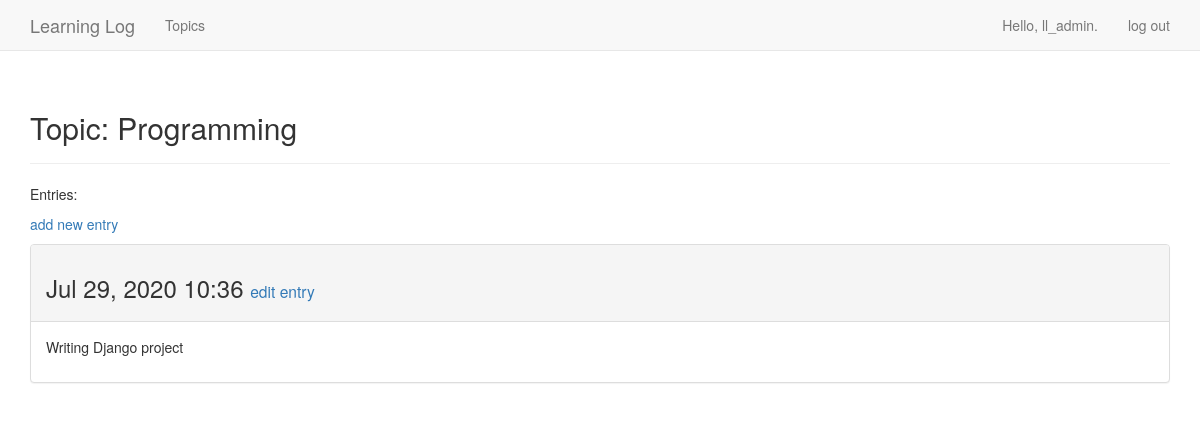
The page /topics/3/ (signed in) on the database its author committed.
### learning_logs/models.py (models this page shows, shortened)
class Topic(models.Model):
    text = models.CharField(max_length=200)
    date_added = models.DateTimeField(auto_now_add=True)
    owner = models.ForeignKey(User, on_delete=models.CASCADE)
    def __str__(self):
        return self.text

class Entry(models.Model):
    topic = models.ForeignKey(Topic, on_delete=models.CASCADE)
    text = models.TextField()
    date_added = models.DateTimeField(auto_now_add=True)
    class Meta:
        verbose_name_plural = 'entries'

### learning_logs/views.py (the view)
# urls.py: re_path(r'^topics/(?P<topic_id>\d+)/$', views.topic, name='topic'),
@login_required
def topic(request, topic_id):
    topic = Topic.objects.get(id=topic_id)
    check_topic_owner(topic, request)
    entries = topic.entry_set.order_by('-date_added')
    context = {'topic': topic, 'entries': entries}
    return render(request, 'learning_logs/topic.html', context)

### learning_logs/views.py (called while the page is built)
def check_topic_owner(topic, request):
    if topic.owner != request.user:
        raise Http404

### learning_logs/templates/learning_logs/topic.html (shortened to what this page needs)
<!DOCTYPE html>
<html lang="en">
<head>
</head>
<body>
{% extends 'learning_logs/base.html' %}
{% block header %}
    <h2>Topic: {{ topic }}</h2>
{% endblock header %}
{% block content %}
    <p>Entries: </p>
        <p>
            <a href="{% url 'new_entry' topic.id %}">add new entry</a>
        </p>
            {% for entry in entries %}
            <div class="panel panel-default">
                <div class="panel-heading">
                    <h3>
                        {{ entry.date_added|date:"M d, Y H:i" }}
                        <small>
                            <a href="{% url 'edit_entry' entry.id %}">edit entry</a>
                        </small>
                    </h3>
                </div>
                <div class="panel-body">
                    {{ entry.text|linebreaks }}
                </div>
            </div>
            {% empty %}
                There are no entries for this topic yet.
            {% endfor %}
{% endblock content %}

### learning_logs/templates/learning_logs/base.html (shortened to what this page needs)
{% load bootstrap3 %}
<!DOCTYPE html>
<html lang="en">
    <head>
        {% bootstrap_css %}
    </head>
        <body>
        <nav class="navbar navbar-default navbar-static-top">
            <div class="container">
                <div class="navbar-header">
                    <a class="navbar-brand" href="{% url 'index' %}">Learning Log</a>
                </div>
                <div id="navbar" class="navbar-collapse collapse">
                    <ul class="nav navbar-nav">
                        <li><a href="{% url 'topics' %}">Topics</a></li>
                    </ul>
                    <ul class="nav navbar-nav navbar-right">
                        {% if user.is_authenticated %}
                            <li><a>Hello, {{ user.username }}.</a></li>
                            <li><a href="{% url 'logout' %}">log out</a></li>
                        {% else %}
                            <li><a href="{% url 'register' %}">register</a></li>
                            <li><a href="{% url 'login' %}">log in</a></li>
                        {% endif %}
                    </ul>
                </div>
            </div>
        </nav>
            <div class="container">
                <div class="page-header">
                    {% block header %}{% endblock header %}
                </div>
                <div>
                    {% block content %}{% endblock content %}
                </div>
            </div>
        </body>
</html>

### rows shown on the page
Topic: text "Programming"
Entry: date_added "Jul 29, 2020 10:36", text "Writing Django project"

### other values the page prints
{{ user.username }} "ll_admin"
